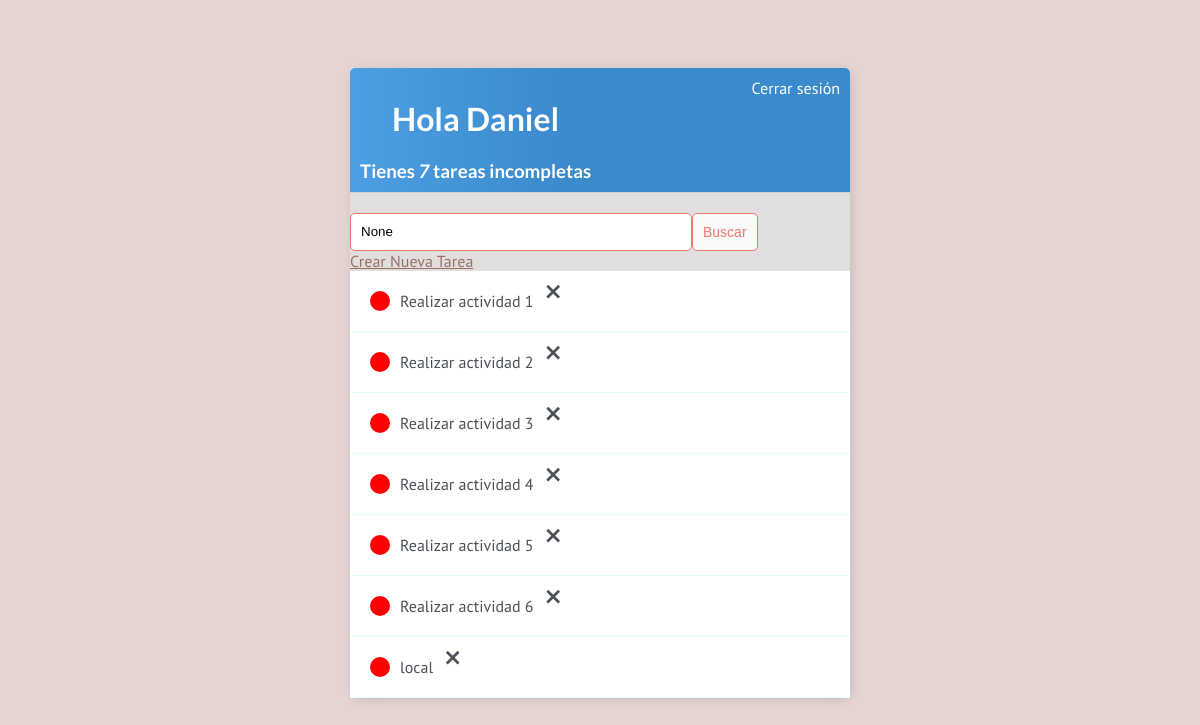
Screenshot of / (signed in) with the database file from the repository.
### base/models.py (models this page shows)
class Tarea(models.Model):
    usuario = models.ForeignKey(User,
                                on_delete=models.CASCADE,
                                null=True,
                                blank=True)
    titulo = models.CharField(max_length=200)
    descripccion = models.TextField(null=True,
                                    blank=True)
    completo = models.BooleanField(default=False)
    creado = models.DateTimeField(auto_now_add=True)
    def __str__(self):
        return self.titulo
    class Meta:
        ordering = ['completo']

### base/views.py (the view)
# urls.py: urlpatterns=[path('',views.ListaPendientes.as_view(),name='tarea'),
class ListaPendientes(LoginRequiredMixin,ListView):
    model = Tarea
    context_object_name = 'tareas'
    def get_context_data(self, *, object_list=None, **kwargs):
        context = super().get_context_data(**kwargs)
        context['tareas'] = context['tareas'].filter(usuario=self.request.user)
        context['count'] = context['tareas'].filter(completo=False).count()
        valor_buscar = self.request.GET.get('buscar-texto' or'')
        if valor_buscar:
            context['tareas'] = context['tareas'].filter(titulo__icontains=valor_buscar)
        context['valor_buscar'] = valor_buscar
        return context

### base/Templates/base/tarea_list.html (shortened to what this page needs)
<!DOCTYPE html>
<html lang="es" xmlns:display="http://www.w3.org/1999/xhtml">
<head>
</head>
<body>
{% extends 'base/principal.html' %}
{% block content %}
<div class="barra-superior">
        <div>
        <h1>Hola {{request.user|title}}</h1>
        <h3 style="margin:0">
            Tienes <i>{{count}}</i> tarea{{count|pluralize}}  incompleta{{count|pluralize}}</h3>
    </div>
    {% if request.user.is_authenticated %}
    <a href="{% url 'logout' %}">Cerrar sesión</a>
    {% else %}
    <a href="{% url 'login' %}">Ingresar</a>
    {% endif %}
</div>
<div id="envoltorio-agregar-buscar">
    <form method="GET" style="margin-top: 20px; display: flex;">
        <input type="text" name="buscar-texto" value="{{valor_buscar}}">
        <input class="boton" type="submit" value="Buscar">
    </form>
    <a href="{% url 'crear-tarea' %}">Crear Nueva Tarea</a>
</div>
<div class="envoltorio-items-tarea">
    {% for tarea in tareas %}
     <div class="envoltorio-tarea">
         {% if tarea.completo %}
         <div class="titulo-tarea-">
             <div class="icono-tarea-completa"></div>
             <i><s><a href="{% url 'editar-tarea' tarea.id %}"> {{tarea}} </a></s></i>
             <a class="enlace-eliminar" href="{% url 'eliminar-tarea' tarea.id %}">&#x2A2F;</a>
         </div>
         {% else %}
         <div class="titulo-tarea">
                <div class="icono-tarea-incompleta"></div>
                <a href="{% url 'editar-tarea' tarea.id %}">{{tarea}}</a>
                <a class="enlace-eliminar" href="{% url 'eliminar-tarea' tarea.id %}">&#x2A2F;</a>
         </div>
    {% endif %}
    </div>
    {% empty %}
    <p>No hay tareas por completar disponibles</p>
    {% endfor %}
</div>
</body>
</html>
{% endblock content %}

### base/Templates/base/principal.html (shortened to what this page needs)
<!DOCTYPE html>
<html lang="es">
<head>
</head>
<body>
    <div class="container">
        {% block content %}
        {% endblock content %}
</body>
</html>

### base/Templates/base/principal.html (style rules this page uses)
body { background-color: #E5D4D1; font-family: 'PT Sans',Arial sans-serif; padding-top: 60px; }
.container { max-width: 500px; margin: auto; background-color: #E1DFDE; -webkit-box-shadow: 2px 2px 13px -4px rgba(0,0,0,0.21); box-shadow: 2px 2px 13px -4px rgba(0,0,0,0.21); }
h1, h2, h3, h4, h5, h6 { font-family: 'Lato', sans-serif; }
a, p { color: #996E66; }
.barra-superior { display: flex; justify-content: space-between; color: #ffffff; padding: 10px; border-radius: 5px 5px 0 0; background: linear-gradient(90deg,#4D9FE3 0%, #3A8ACC 43%, #3A8ACC 100%); text-align: center; border-bottom: 1px solid #D0CFCF; }
.barra-superior a { color: rgb(255, 255,255); text-decoration: none; }
.envoltorio-tarea { display: flex; align-items: center; justify-content: space-between; padding: 20px; background-color: #ffffff; border-bottom: 1px solid rgb(225, 255, 255); }
.titulo-tarea { display: flex; }
.titulo-tarea a { text-decoration: none; color: #4b5156; margin-left: 10px; }
.icono-tarea-incompleta { height: 20px; width: 20px; background-color: rgb(255, 0, 0); border-radius: 50px; }
.enlace-eliminar { text-decoration: none; font-weight: 900; color: #EA4220; font-size: 22px; line-height: 0; }
input[type=text], input[type=password], textarea { border: 1px solid #EB796F; border-radius: 5px; padding: 10px; width: 64%; }
.boton { border: 1px solid #EB796F; background-color: #FAFAFA; color: #EB796F; padding: 10px; font-size: 14px; border-radius: 5px; cursor: pointer; text-decoration: none; }

### rows the page displays
Tarea: titulo "Realizar actividad 1"
Tarea: titulo "Realizar actividad 2"
Tarea: titulo "Realizar actividad 3"
Tarea: titulo "Realizar actividad 4"
Tarea: titulo "Realizar actividad 5"
Tarea: titulo "Realizar actividad 6"
Tarea: titulo "local"

### other values shown
{{ request.user|title }} "Daniel"
{{ count }} "7"
